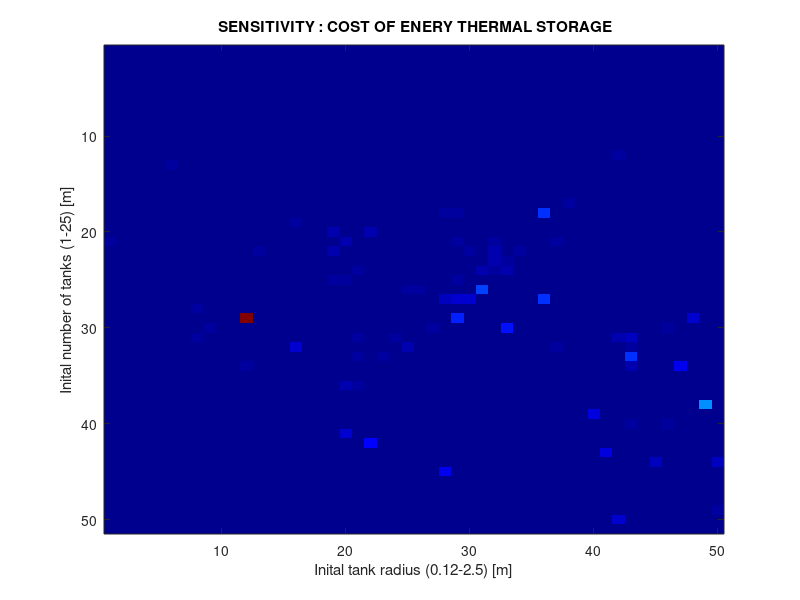
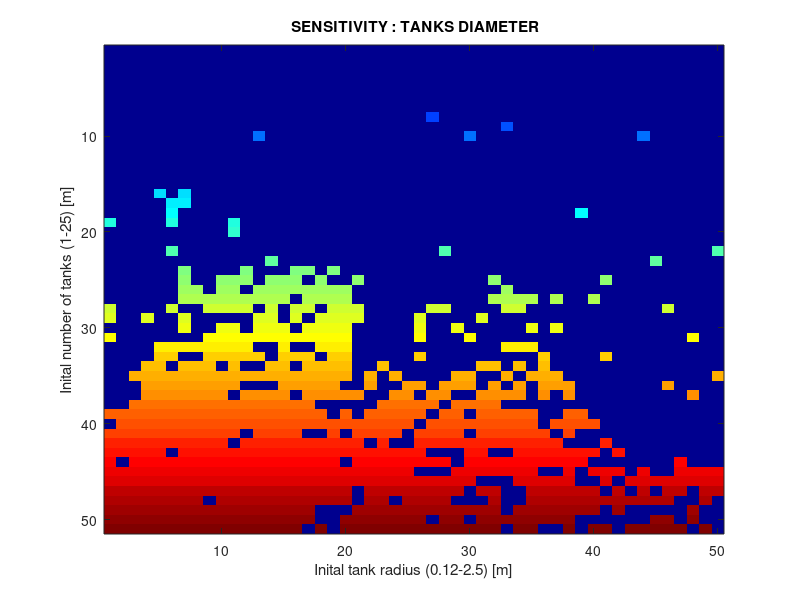
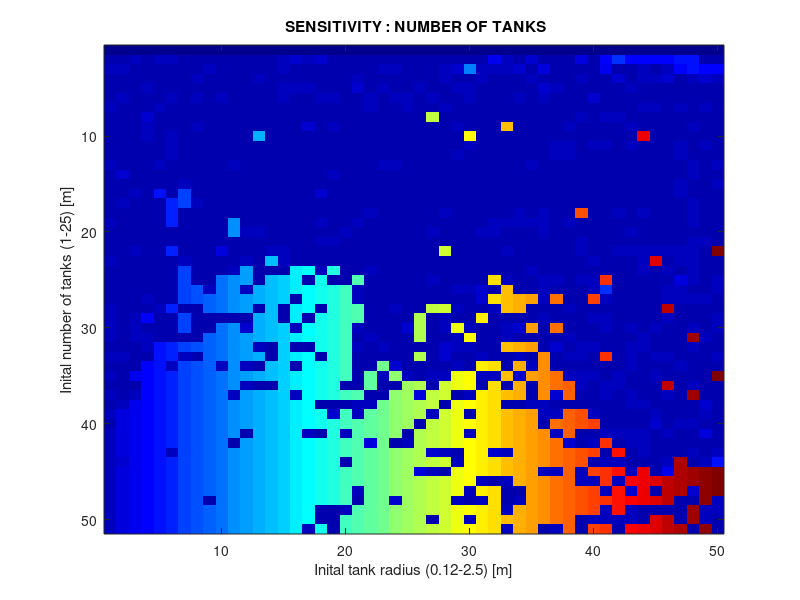

The MATLAB source for these figures, in order:

Cost_G = xlsread('Cost_G.csv');
Diam_G = xlsread('Diam_G.csv');
Tanks_G = xlsread('Tanks_G.csv');


figure('Color','w')
image(Cost_G,'CDataMapping','scaled')
xlabel('Inital tank radius (0.12-2.5) [m]')
ylabel('Inital number of tanks (1-25) [m]')
title(' SENSITIVITY : COST OF ENERY THERMAL STORAGE')
colormap('jet')
axis tight

figure('Color','w')
image(Diam_G,'CDataMapping','scaled')
xlabel('Inital tank radius (0.12-2.5) [m]')
ylabel('Inital number of tanks (1-25) [m]')
title(' SENSITIVITY : TANKS DIAMETER')
colormap('jet')
axis tight

figure('Color','w')
image(Tanks_G,'CDataMapping','scaled')
xlabel('Inital tank radius (0.12-2.5) [m]')
ylabel('Inital number of tanks (1-25) [m]')
title(' SENSITIVITY : NUMBER OF TANKS')
colormap('jet')
axis tight